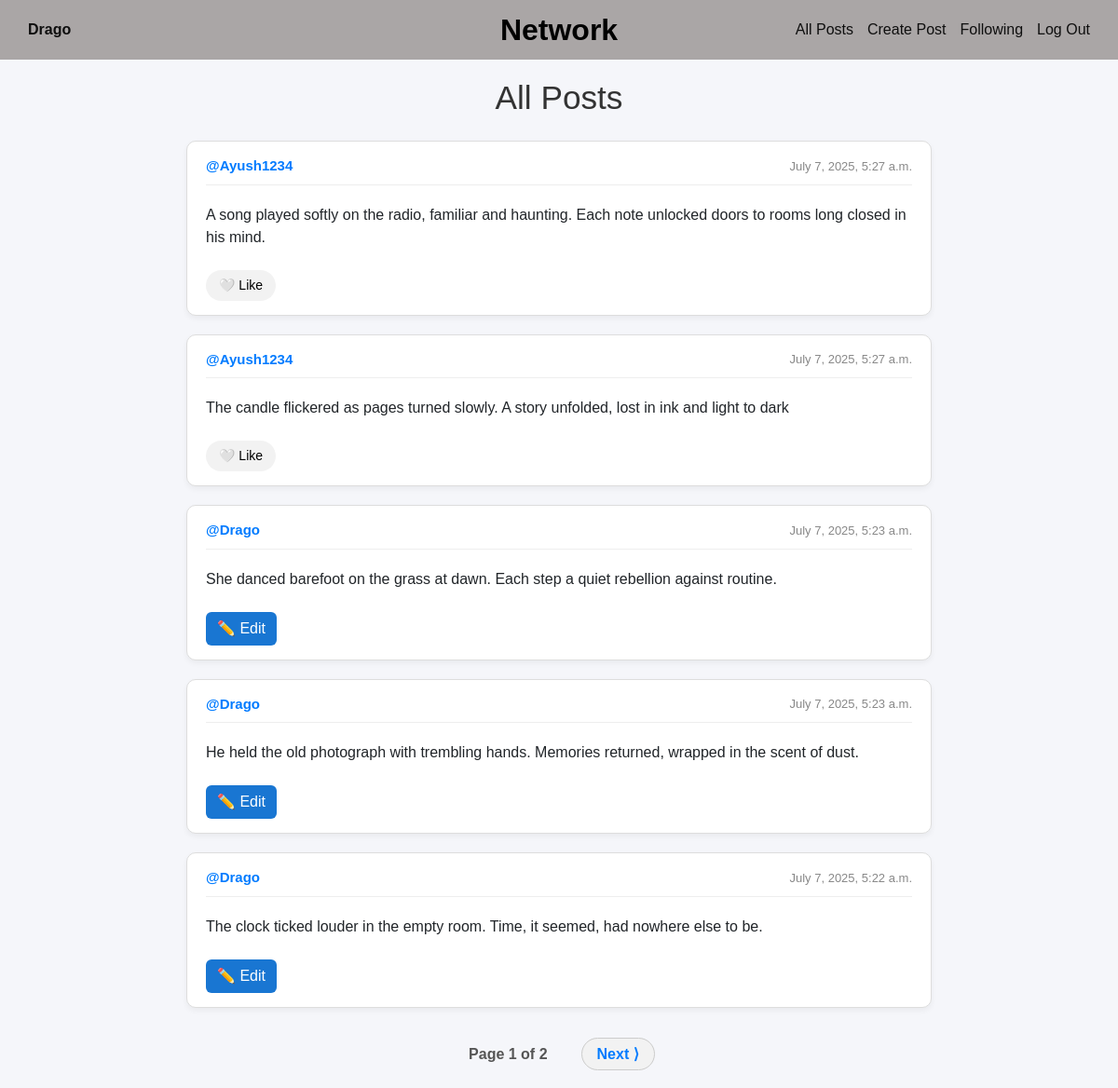
Page / (signed in) on the committed database.
### network/models.py (models this page shows, shortened)
class User(AbstractUser):
    pass

class Post(models.Model):
    content = models.CharField(max_length=140)
    user = models.ForeignKey(User, on_delete=models.CASCADE, related_name="author")
    date=models.DateTimeField(auto_now_add=True)

### network/views.py (the view)
# urls.py: path("", views.index, name="index"),
def index(request):
    allPosts = Post.objects.all().order_by("-id")  # Keep latest first
    paginator = Paginator(allPosts, 5)
    page_number = request.GET.get('page')
    posts_of_the_page = paginator.get_page(page_number)
    whoYouLiked = []
    if request.user.is_authenticated:
        whoYouLiked = list(
            Like.objects.filter(user=request.user)
            .values_list('post__id', flat=True)
        )
    return render(request, "network/index.html", {
        "posts_of_the_page": posts_of_the_page,
        "whoYouLiked": whoYouLiked
    })

### network/templates/network/index.html (shortened to what this page needs)
{% extends "network/layout.html" %}
{% block body %}
<div class="container">
  <h1 class="page-title">All Posts</h1>
  {% for post in posts_of_the_page %}
    <div class="post-card">
      <div class="post-header">
        <strong><a href="{% url 'profile' user_id=post.user.id %}">@{{ post.user }}</a></strong>
        <span class="post-date">{{ post.date }}</span>
      </div>
      <div id="content_{{ post.id }}" class="post-content">
        {{ post.content }}
      </div>
      {% if user.is_authenticated %}
        {% if user == post.user %}
          <div class="post-actions">
            <button class="edit-btn" onclick="openModal('{{post.id}}')">✏️ Edit</button>
          </div>
        {% else %}
        <div class="post-actions">
          <button
            id="like-btn-{{ post.id }}"
            class="like-btn {% if post.id in whoYouLiked %}liked{% endif %}"
            data-post-id="{{ post.id }}"
            data-liked="{% if post.id in whoYouLiked %}true{% else %}false{% endif %}"
            onclick="likeHandler(this)"
          >
            {% if post.id in whoYouLiked %}
              ❤️ Liked
            {% else %}
              🤍 Like
            {% endif %}
          </button>
        </div>
        {% endif %}
      {% endif %}
    </div>
  {% endfor %}
<div class="pagination">
  <ul class="pagination-list">
    <li class="current-page">Page {{ posts_of_the_page.number }} of {{ posts_of_the_page.paginator.num_pages }}</li>
    {% if posts_of_the_page.has_next %}
      <li><a class="pagination-btn" href="?page={{ posts_of_the_page.next_page_number }}">Next ⟩</a></li>
    {% endif %}
  </ul>
</div>
</div>
{% endblock %}

### network/templates/network/layout.html (shortened to what this page needs)
{% load static %}
<!DOCTYPE html>
<html lang="en">
    <head>
        <link rel="stylesheet" href="https://cdnjs.cloudflare.com/ajax/libs/font-awesome/6.7.2/css/all.min.css" />
        <link rel="stylesheet" href="https://stackpath.bootstrapcdn.com/bootstrap/4.4.1/css/bootstrap.min.css">
        <link rel="stylesheet" href="https://cdnjs.cloudflare.com/ajax/libs/font-awesome/6.7.2/css/all.min.css" />
        <link href="{% static 'network/styles.css' %}" rel="stylesheet">
    </head>
<body>
    <div>
        <div>
            <div class="navbar">
                <div class="user-info">
                    {% if user.is_authenticated %}
                        <a href="{% url 'profile' user.id %}"><strong>{{ user.username }}</strong></a>
                    {% else %}
                        Register First
                    {% endif %}
                </div>
                <div class="site-title">Network</div>
                <ul class="nav-links">
                    <li><a href="{% url 'index' %}">All Posts</a></li>
                    {% if user.is_authenticated %}
                        <li><a href="{% url 'createPost' %}">Create Post</a></li>
                        <li><a href="{% url 'following' %}">Following</a></li>
                        <li><a href="{% url 'logout' %}">Log Out</a></li>
                    {% else %}
                        <li><a href="{% url 'login' %}">Log In</a></li>
                        <li><a href="{% url 'register' %}">Register</a></li>
                    {% endif %}
                </ul>
            </div>
            <div>
                <div>
                    {% block body %}
                    {% endblock %}
                </div>
            </div>
        </div>
    </div>
</body>
</html>

### network/static/network/styles.css (style rules this page uses)
body { margin: 0; font-family: Arial, sans-serif; background-color:#f5f6fa; }
.navbar { display: flex; align-items: center; justify-content: space-between; background-color: #aaa6a6; position: relative; padding: 20px 30px; color: rgb(7, 7, 7); margin-bottom: 20px; }
.user-info a, .nav-links a { color: rgb(15, 15, 15); text-decoration: none; }
.site-title { position: absolute; left: 50%; transform: translateX(-50%); font-size: 2rem; font-weight: bold; color: #000; }
.nav-links { display: flex; list-style: none; margin: 0; padding: 0; gap: 15px; }
.page-title { text-align: center; font-size: 2.2rem; margin-bottom: 25px; color: #333; }
.post-card { background-color: white; border: 1px solid #ddd; border-radius: 10px; padding: 15px; margin: 15px auto; width: 80%; box-shadow: 0 3px 6px rgba(0, 0, 0, 0.05); transition: transform 0.2s ease; }
.post-header { display: flex; justify-content: space-between; align-items: center; font-size: 15px; margin-bottom: 12px; border-bottom: 1px solid #eee; padding-bottom: 8px; }
.post-header a { color: #007bff; text-decoration: none; font-weight: bold; }
.post-date { color: #888; font-size: 13px; }
.post-content { font-size: 16px; margin-bottom: 15px; padding: 8px 0; line-height: 1.5; word-wrap: break-word; }
.like-btn { background-color: #f2f2f2; border: none; padding: 6px 14px; border-radius: 20px; cursor: pointer; font-size: 14px; transition: background-color 0.2s ease, color 0.2s ease; }
.edit-btn, .save-btn, .cancel-btn { padding: 6px 12px; border: none; border-radius: 6px; cursor: pointer; }
.edit-btn { background-color: #1976d2; color: white; }
.pagination { display: flex; justify-content: center; margin-top: 30px; }
.pagination-list { list-style: none; padding: 0; display: flex; gap: 10px; align-items: center; }
.pagination-btn { padding: 8px 16px; background-color: #f2f2f2; border: 1px solid #ccc; border-radius: 20px; text-decoration: none; color: #333; transition: background-color 0.2s ease; }
.current-page { padding: 8px 16px; font-weight: bold; color: #555; }
.post-card { background: #fff; border: 1px solid #ddd; border-radius: 10px; padding: 15px 20px; margin: 20px auto; max-width: 800px; }
.pagination { text-align: center; margin-top: 30px; }
.pagination a { margin: 0 10px; color: #007bff; text-decoration: none; font-weight: bold; }

### rows in the picture
User: username "Drago"
Post: user "Ayush1234", date "July 7, 2025, 5:27 a.m.", content "A song played softly on the radio, familiar and haunting. Each note unlocked doors to rooms long closed in his mind.", shows "🤍 Like"
Post: user "Ayush1234", date "July 7, 2025, 5:27 a.m.", content "The candle flickered as pages turned slowly. A story unfolded, lost in ink and light to dark", shows "🤍 Like"
Post: user "Drago", date "July 7, 2025, 5:23 a.m.", content "She danced barefoot on the grass at dawn. Each step a quiet rebellion against routine."
Post: user "Drago", date "July 7, 2025, 5:23 a.m.", content "He held the old photograph with trembling hands. Memories returned, wrapped in the scent of dust."
Post: user "Drago", date "July 7, 2025, 5:22 a.m.", content "The clock ticked louder in the empty room. Time, it seemed, had nowhere else to be."

### other values in the picture
{{ posts_of_the_page.number }} "1"
{{ posts_of_the_page.paginator.num_pages }} "2"
